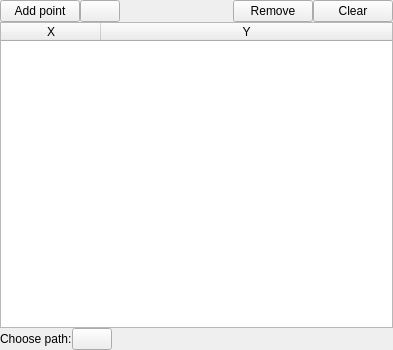
<?xml version="1.0" encoding="UTF-8"?>
<ui version="4.0">
 <class>PointListWidget</class>
 <widget class="QWidget" name="PointListWidget">
  <property name="geometry">
   <rect>
    <x>0</x>
    <y>0</y>
    <width>393</width>
    <height>350</height>
   </rect>
  </property>
  <property name="windowTitle">
   <string>Form</string>
  </property>
  <layout class="QVBoxLayout" name="verticalLayout">
   <property name="spacing">
    <number>0</number>
   </property>
   <property name="margin">
    <number>0</number>
   </property>
   <item>
    <layout class="QHBoxLayout" name="horizontalLayout">
     <property name="spacing">
      <number>0</number>
     </property>
     <item>
      <widget class="QPushButton" name="addPushButton">
       <property name="text">
        <string>Add point</string>
       </property>
      </widget>
     </item>
     <item>
      <widget class="ActionTools::ChoosePositionPushButton" name="addPositionPushButton">
       <property name="text">
        <string/>
       </property>
      </widget>
     </item>
     <item>
      <spacer name="horizontalSpacer">
       <property name="orientation">
        <enum>Qt::Horizontal</enum>
       </property>
       <property name="sizeHint" stdset="0">
        <size>
         <width>40</width>
         <height>20</height>
        </size>
       </property>
      </spacer>
     </item>
     <item>
      <widget class="QPushButton" name="removePushButton">
       <property name="text">
        <string>Remove</string>
       </property>
      </widget>
     </item>
     <item>
      <widget class="QPushButton" name="clearPushButton">
       <property name="text">
        <string>Clear</string>
       </property>
      </widget>
     </item>
    </layout>
   </item>
   <item>
    <widget class="QTableWidget" name="list">
     <property name="editTriggers">
      <set>QAbstractItemView::AnyKeyPressed|QAbstractItemView::DoubleClicked|QAbstractItemView::EditKeyPressed</set>
     </property>
     <property name="columnCount">
      <number>2</number>
     </property>
     <attribute name="horizontalHeaderHighlightSections">
      <bool>false</bool>
     </attribute>
     <attribute name="horizontalHeaderShowSortIndicator" stdset="0">
      <bool>false</bool>
     </attribute>
     <attribute name="horizontalHeaderStretchLastSection">
      <bool>true</bool>
     </attribute>
     <attribute name="verticalHeaderVisible">
      <bool>false</bool>
     </attribute>
     <attribute name="verticalHeaderHighlightSections">
      <bool>false</bool>
     </attribute>
     <column>
      <property name="text">
       <string>X</string>
      </property>
     </column>
     <column>
      <property name="text">
       <string>Y</string>
      </property>
     </column>
    </widget>
   </item>
   <item>
    <layout class="QHBoxLayout" name="horizontalLayout_2">
     <item>
      <widget class="QLabel" name="label">
       <property name="text">
        <string>Choose path:</string>
       </property>
      </widget>
     </item>
     <item>
      <widget class="ActionTools::ChoosePositionPushButton" name="capturePathPushButton">
       <property name="text">
        <string/>
       </property>
      </widget>
     </item>
     <item>
      <spacer name="horizontalSpacer_2">
       <property name="orientation">
        <enum>Qt::Horizontal</enum>
       </property>
       <property name="sizeHint" stdset="0">
        <size>
         <width>40</width>
         <height>20</height>
        </size>
       </property>
      </spacer>
     </item>
    </layout>
   </item>
  </layout>
 </widget>
 <customwidgets>
  <customwidget>
   <class>ActionTools::ChoosePositionPushButton</class>
   <extends>QPushButton</extends>
   <header>actiontools/choosepositionpushbutton.hpp</header>
  </customwidget>
 </customwidgets>
 <resources/>
 <connections/>
</ui>
